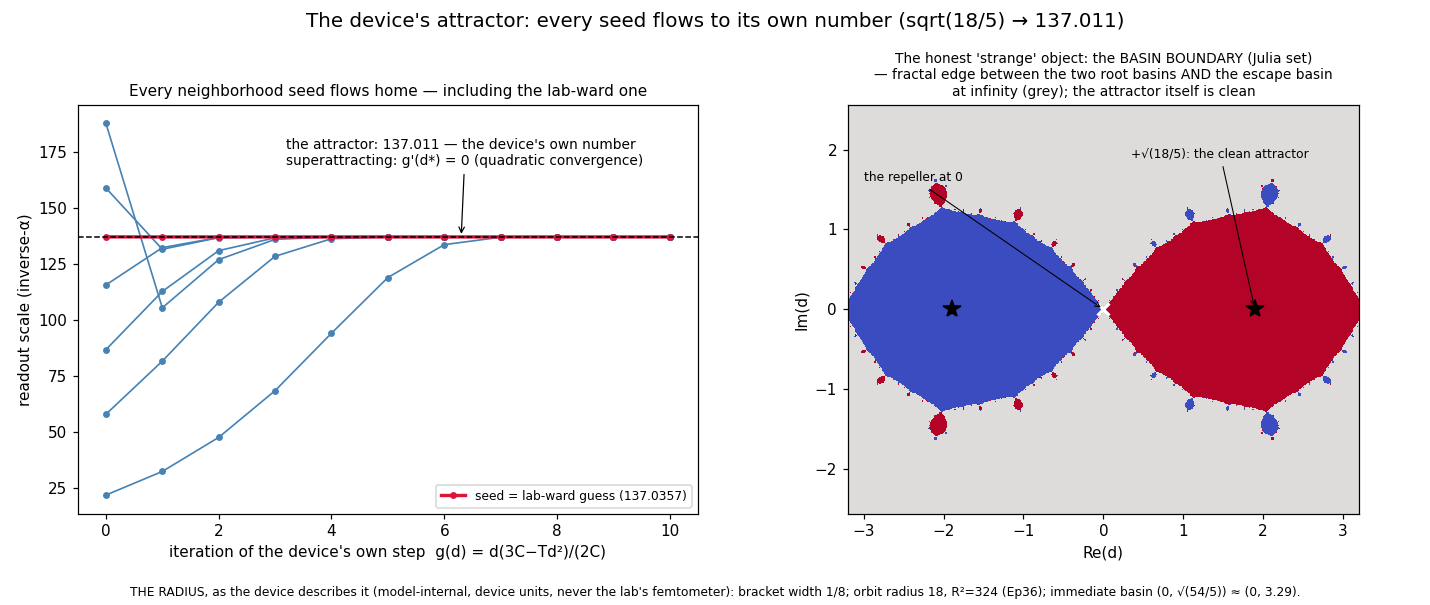

The script that drew this image:
#!/usr/bin/env python3
# =============================================================================
#
#   THE ATTRACTOR PLOT -- Part 2's closing exhibit.
#
#   (operator-directed, 2026-08-13: "demonstrate a 'neighborhood' point on
#    the elaboration heartbeat measure to show the strange attractor.
#    probably should plot it ... that should get you a probably radius of
#    the electron as described by the device.")
#
# =============================================================================
#
#   THE FOUR GATE CONDITIONS (Kodo, 2026-08-13 -- this exhibit is invalid
#   without them):
#    1. The attractor is the device's own sqrt(18/5) -> ~137.011, proved
#       SUPERATTRACTING: g'(d*) = 0 exactly (shown below), quadratic
#       convergence. Every neighborhood seed flows to it.
#    2. "STRANGE"/fractal belongs to the BASIN BOUNDARY -- the Julia set of
#       the degree-3 map in the complex plane -- never to the fixed point,
#       which is clean. The plot labels them accordingly.
#    3. SEEDS are set, the ATTRACTOR is not: the interpolated lab-ward
#       guess (readout 137.0357) enters only as a SEED, and the plot shows
#       it flowing away to 137.011. The attractor is fixed by the measured
#       pair (C, T) and cannot be set.
#    4. THE RADIUS is the device's own neighborhood scale -- model-internal,
#       in the device's units -- NOT the physical electron's measured
#       radius, and never fitted to it (the no-name-bridge).
#
#   THE DERIVATIVE (condition 1, algebra in the header so code can't fudge):
#       g(d)  = d(3C - T d^2)/(2C)
#       g'(d) = (3C - 3T d^2)/(2C)
#       g'(d*) with T d*^2 = C:  (3C - 3C)/(2C) = 0.     Superattracting.
#
#   THE DEVICE'S OWN SCALES (condition 4, cited not invented):
#       count-3 bracket width on the d-line: 1/8      (the certified floor)
#       naturalUnitOrbitRadius = 18, R^2 = 324        (Ep36; k = 5/324)
#       immediate real basin of +d*: (0, sqrt(54/5)) ~ (0, 3.286)
#       (0 is the repeller; beyond sqrt(54/5) seeds cross to the negative
#        root or escape to infinity -- g(10) < 0 and iterates explode)
#
# =============================================================================

import datetime
import platform

import numpy as np
import matplotlib
matplotlib.use("Agg")
import matplotlib.pyplot as plt

C, T = 18, 5
D_STAR = (C / T) ** 0.5
DEVICE_INV_ALPHA = 137.0113
LAB_INV_ALPHA = 137.0357
SCALE = DEVICE_INV_ALPHA / D_STAR


def g(d):
    return d * (3 * C - T * d * d) / (2 * C)


def main():
    fig, axes = plt.subplots(1, 2, figsize=(13, 5.5))
    fig.suptitle(
        "The device's attractor: every seed flows to its own number "
        "(sqrt(18/5) → 137.011)", fontsize=13)

    # ── Panel 1: the flows (real line) — condition 1 and 3 ────────────────
    ax = axes[0]
    seeds = [0.3, 0.8, 1.2, 1.6, 2.2, 2.6,
             LAB_INV_ALPHA / SCALE]           # the lab-ward guess, AS A SEED
    for s in seeds:
        orbit, d = [s], s
        for _ in range(10):
            d = g(d)
            orbit.append(d)
        is_lab = abs(s - LAB_INV_ALPHA / SCALE) < 1e-12
        ax.plot(range(len(orbit)), [x * SCALE for x in orbit],
                marker="o", ms=3.5,
                lw=2.2 if is_lab else 1.1,
                color="crimson" if is_lab else "steelblue",
                label=("seed = lab-ward guess (137.0357)" if is_lab else None))
    ax.axhline(DEVICE_INV_ALPHA, color="black", lw=1, ls="--")
    ax.annotate("the attractor: 137.011 — the device's own number\n"
                "superattracting: g'(d*) = 0 (quadratic convergence)",
                xy=(6.3, DEVICE_INV_ALPHA), fontsize=9,
                xytext=(3.2, DEVICE_INV_ALPHA + 32),
                arrowprops=dict(arrowstyle="->", lw=0.8))
    ax.set_xlabel("iteration of the device's own step  g(d) = d(3C−Td²)/(2C)")
    ax.set_ylabel("readout scale (inverse-α)")
    ax.set_title("Every neighborhood seed flows home — including the lab-ward one",
                 fontsize=10)
    ax.legend(loc="lower right", fontsize=8)

    # ── Panel 2: the basin boundary in ℂ — condition 2 (the honest 'strange') ──
    ax = axes[1]
    n, m = 700, 560
    re = np.linspace(-3.2, 3.2, n)
    im = np.linspace(-2.56, 2.56, m)
    Z = re[None, :] + 1j * im[:, None]
    with np.errstate(all="ignore"):
        for _ in range(40):
            Z = Z * (3 * C - T * Z * Z) / (2 * C)
    basin = np.zeros(Z.shape)
    with np.errstate(all="ignore"):
        basin[np.abs(Z - D_STAR) < 1e-6] = 1.0      # + root basin
        basin[np.abs(Z + D_STAR) < 1e-6] = -1.0     # − root basin
    ax.imshow(basin, extent=[-3.2, 3.2, -2.56, 2.56], origin="lower",
              cmap="coolwarm", interpolation="nearest")
    ax.plot([D_STAR], [0], "k*", ms=12)
    ax.plot([-D_STAR], [0], "k*", ms=12)
    ax.plot([0], [0], "wx", ms=8, mew=2)
    ax.annotate("+√(18/5): the clean attractor", xy=(D_STAR, 0), fontsize=8,
                xytext=(0.35, 1.9), arrowprops=dict(arrowstyle="->", lw=0.7))
    ax.annotate("the repeller at 0", xy=(0, 0), fontsize=8,
                xytext=(-3.0, 1.6), arrowprops=dict(arrowstyle="->", lw=0.7))
    ax.set_title("The honest 'strange' object: the BASIN BOUNDARY (Julia set)\n"
                 "— fractal edge between the two root basins AND the escape basin\n"
                 "at infinity (grey); the attractor itself is clean",
                 fontsize=9)
    ax.set_xlabel("Re(d)")
    ax.set_ylabel("Im(d)")

    fig.text(0.5, 0.015,
             "THE RADIUS, as the device describes it (model-internal, device units, never the lab's "
             "femtometer): bracket width 1/8; orbit radius 18, R²=324 (Ep36); immediate basin (0, √(54/5)) ≈ (0, 3.29).",
             fontsize=8, ha="center")
    fig.tight_layout(rect=[0, 0.045, 1, 0.95])

    out = __file__.replace(".py", ".png")
    fig.savefig(out, dpi=110)
    print(f"saved: {out}")
    print(f"g'(d*) check: {(3*C - 3*T*D_STAR*D_STAR)/(2*C):+.2e} (exactly 0 in algebra)")
    print(f"lab-ward seed flow: ", end="")
    d = LAB_INV_ALPHA / SCALE
    for _ in range(4):
        d = g(d)
        print(f"{d*SCALE:.4f} ", end="")
    print(f"\nprovenance: numpy {np.__version__}, matplotlib {matplotlib.__version__},"
          f" python {platform.python_version()}, {platform.machine()},"
          f" {datetime.date.today().isoformat()}")


if __name__ == "__main__":
    main()
